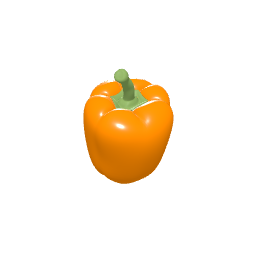
#> input picture ChiliFirm/img/chili-orange.png, 256 x 256 px, given in place of ref_03.png, which was not available
$ python compare.py ../../ChiliFirm/img/chili-orange.png out.png
#> lines starting #> are read from the running program, lines starting #| are printed output that depends on the picture; pictures that were not available may be replaced by others from this repository, and a replacement may not be noted
import sys
from PIL import Image, ImageDraw
# usage: compare.py mine.png out.png  -> left: reference panel (ref_03 main + ref_04), right: mine
ref3=Image.open('/home/user/claires-big-life-adventure/references/calebs_farm/ref_03.png').convert('RGB').crop((0,0,940,485))
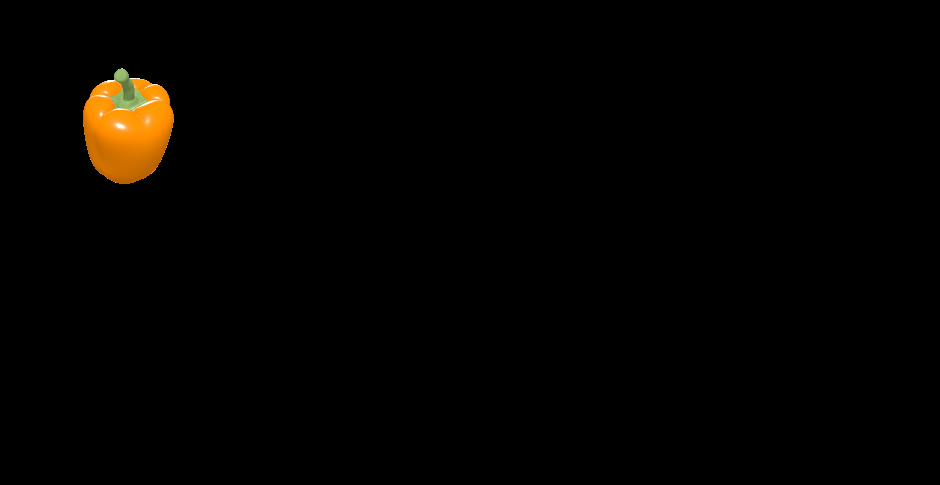
#> ref3: PIL image 940x485 RGB; mean R, G, B 3.8, 2.4, 0.4
ref4=Image.open('/home/user/claires-big-life-adventure/references/calebs_farm/ref_04.png').convert('RGB')
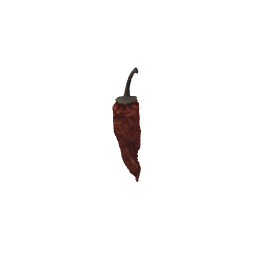
#> input picture ChiliFirm/img/chili-red.png, 256 x 256 px, given in place of ref_04.png, which was not available
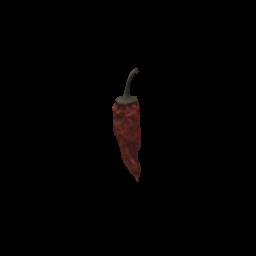
#> ref4: PIL image 256x256 RGB; mean R, G, B 2.1, 1.1, 1
mine=Image.open(sys.argv[1]).convert('RGB')
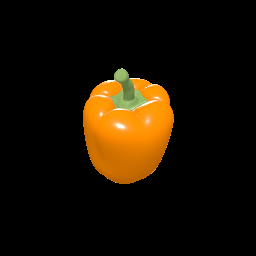
#> mine: PIL image 256x256 RGB; mean R, G, B 26.7, 16.6, 2.7
H=560
def fit(im,h): return im.resize((int(im.width*h/im.height),h),Image.LANCZOS)
#> called with h = 560
a,b,c=fit(ref3,H),fit(ref4,H),fit(mine,H)
W=a.width+b.width+c.width+40
#> W = 2245
sheet=Image.new('RGB',(W,H+34),(20,20,24)); d=ImageDraw.Draw(sheet)
x=10
for im,l in ((a,'reference ref_03 (main panel)'),(b,'reference ref_04'),(c,'current build')):
    sheet.paste(im,(x,30)); d.text((x,8),l,fill=(255,230,150)); x+=im.width+10
#> this loop made 3 passes
#> (l, x) on passes 1 to 3: ('reference ref_03 (main panel)', 1105), ('reference ref_04', 1675), ('current build', 2245)
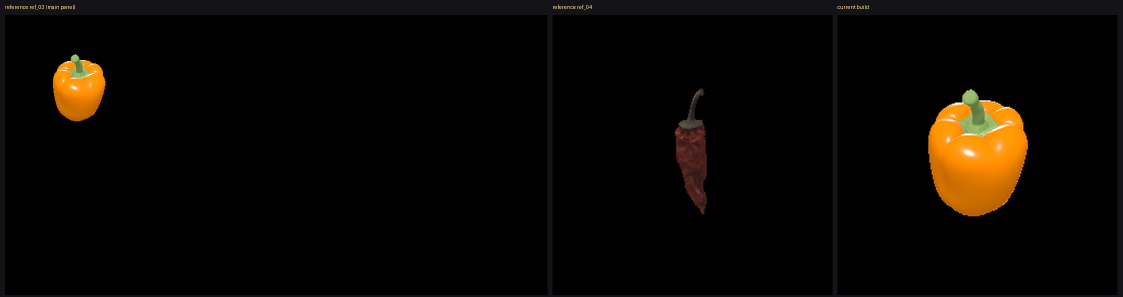
#> sheet: PIL image 2245x594 RGB (shown at 1/2 size); mean R, G, B 10.1, 6.8, 2.9
#> after the loop, x = 2245
sheet.save(sys.argv[2],quality=90)
print(sheet.size)
#| (2245, 594)
